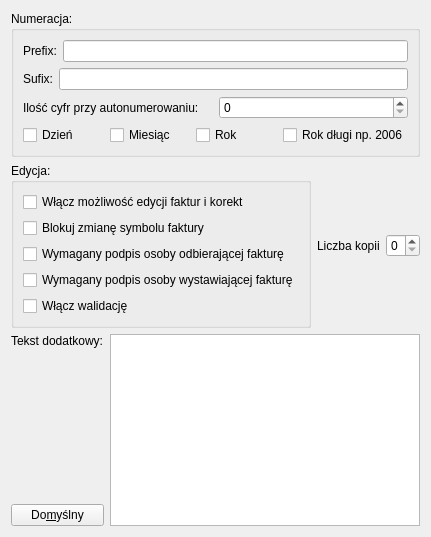
     <widget class="QWidget" name="TabPage2">
      <attribute name="title">
       <string>Faktury</string>
      </attribute>
      <layout class="QGridLayout" name="gridLayout_16">
       <item row="0" column="0">
        <widget class="QGroupBox" name="groupBox1">
         <property name="title">
          <string>Numeracja: </string>
         </property>
         <layout class="QGridLayout" name="gridLayout_15">
          <item row="0" column="0">
           <layout class="QHBoxLayout" name="horizontalLayout">
            <item>
             <widget class="QLabel" name="textLabel1_2">
              <property name="text">
               <string>Prefix:</string>
              </property>
              <property name="wordWrap">
               <bool>false</bool>
              </property>
             </widget>
            </item>
            <item>
             <widget class="QLineEdit" name="prefixEdit"/>
            </item>
           </layout>
          </item>
          <item row="1" column="0">
           <layout class="QHBoxLayout" name="horizontalLayout_2">
            <item>
             <widget class="QLabel" name="textLabel1_2_2">
              <property name="text">
               <string>Sufix:</string>
              </property>
              <property name="wordWrap">
               <bool>false</bool>
              </property>
             </widget>
            </item>
            <item>
             <widget class="QLineEdit" name="sufixEdit"/>
            </item>
           </layout>
          </item>
          <item row="2" column="0">
           <layout class="QHBoxLayout" name="horizontalLayout_3">
            <item>
             <widget class="QLabel" name="textLabel2_2">
              <property name="text">
               <string>Ilość cyfr przy autonumerowaniu:</string>
              </property>
              <property name="wordWrap">
               <bool>false</bool>
              </property>
             </widget>
            </item>
            <item>
             <widget class="QSpinBox" name="spbNumb"/>
            </item>
           </layout>
          </item>
          <item row="3" column="0">
           <layout class="QHBoxLayout" name="horizontalLayout_4">
            <item>
             <widget class="QCheckBox" name="cbDay">
              <property name="text">
               <string>Dzień</string>
              </property>
             </widget>
            </item>
            <item>
             <widget class="QCheckBox" name="cbMonth">
              <property name="text">
               <string>Miesiąc</string>
              </property>
             </widget>
            </item>
            <item>
             <widget class="QCheckBox" name="cbYear">
              <property name="text">
               <string>Rok</string>
              </property>
             </widget>
            </item>
            <item>
             <widget class="QCheckBox" name="shortYear">
              <property name="text">
               <string>Rok długi np. 2006</string>
              </property>
             </widget>
            </item>
           </layout>
          </item>
         </layout>
        </widget>
       </item>
       <item row="1" column="0">
        <layout class="QHBoxLayout" name="horizontalLayout_13">
         <item>
          <widget class="QGroupBox" name="groupBox_3">
           <property name="title">
            <string>Edycja: </string>
           </property>
           <layout class="QGridLayout" name="gridLayout_13">
            <item row="0" column="0">
             <layout class="QVBoxLayout" name="verticalLayout">
              <item>
               <widget class="QCheckBox" name="cbEdit">
                <property name="text">
                 <string>Włącz możliwość edycji faktur i korekt</string>
                </property>
               </widget>
              </item>
              <item>
               <widget class="QCheckBox" name="cbSmbEdit">
                <property name="text">
                 <string>Blokuj zmianę symbolu faktury</string>
                </property>
               </widget>
              </item>
              <item>
               <widget class="QCheckBox" name="reqSignReceipt">
                <property name="text">
                 <string>Wymagany podpis osoby odbierającej fakturę</string>
                </property>
               </widget>
              </item>
              <item>
               <widget class="QCheckBox" name="reqSignIssue">
                <property name="text">
                 <string>Wymagany podpis osoby wystawiającej fakturę</string>
                </property>
               </widget>
              </item>
              <item>
               <widget class="QCheckBox" name="cbValOn">
                <property name="text">
                 <string>Włącz walidację</string>
                </property>
               </widget>
              </item>
             </layout>
            </item>
           </layout>
          </widget>
         </item>
         <item>
          <layout class="QHBoxLayout" name="horizontalLayout_10">
           <item>
            <widget class="QLabel" name="labelNumCopies">
             <property name="text">
              <string>Liczba kopii</string>
             </property>
             <property name="wordWrap">
              <bool>false</bool>
             </property>
            </widget>
           </item>
           <item>
            <widget class="QSpinBox" name="spbNumCopies">
             <property name="minimum">
              <number>0</number>
             </property>
             <property name="maximum">
              <number>6</number>
             </property>
            </widget>
           </item>
          </layout>
         </item>
        </layout>
       </item>
       <item row="2" column="0">
        <layout class="QHBoxLayout" name="horizontalLayout_7">
         <item>
          <layout class="QVBoxLayout" name="verticalLayout_2">
           <item>
            <widget class="QLabel" name="textLabel3">
             <property name="text">
              <string>Tekst dodatkowy:</string>
             </property>
             <property name="alignment">
              <set>Qt::AlignTop</set>
             </property>
             <property name="wordWrap">
              <bool>false</bool>
             </property>
            </widget>
           </item>
           <item>
            <spacer name="verticalSpacer">
             <property name="orientation">
              <enum>Qt::Vertical</enum>
             </property>
             <property name="sizeHint" stdset="0">
              <size>
               <width>93</width>
               <height>38</height>
              </size>
             </property>
            </spacer>
           </item>
           <item>
            <widget class="QPushButton" name="defTextBtn">
             <property name="cursor">
              <cursorShape>PointingHandCursor</cursorShape>
             </property>
             <property name="text">
              <string>Do&amp;myślny</string>
             </property>
             <property name="shortcut">
              <string>Alt+M</string>
             </property>
            </widget>
           </item>
          </layout>
         </item>
         <item>
          <widget class="QTextEdit" name="additText">
           <property name="autoFormatting">
            <set>QTextEdit::AutoAll</set>
           </property>
          </widget>
         </item>
        </layout>
       </item>
      </layout>
     </widget>
